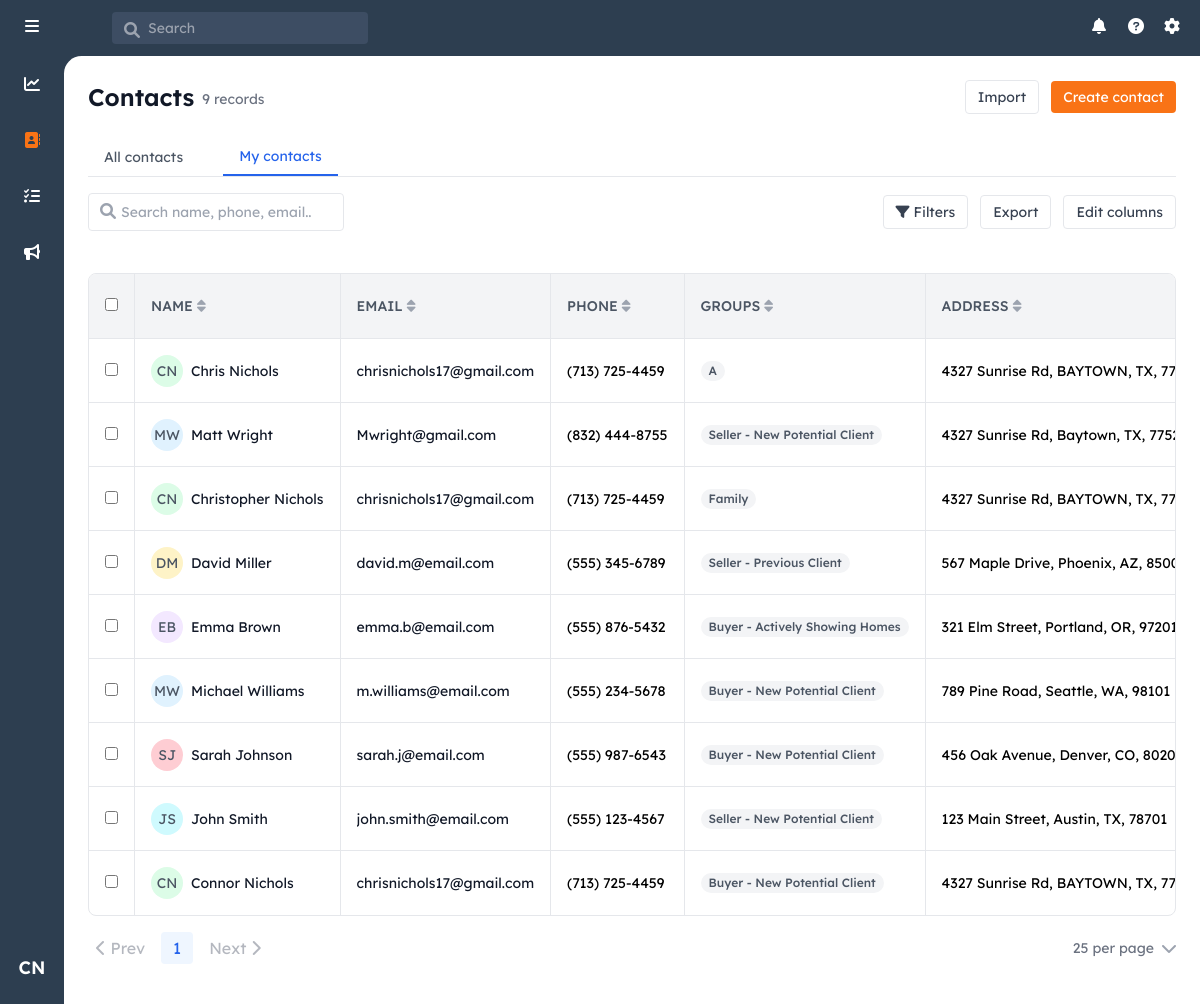
/ (signed in), run on an earlier commit of the app's database.
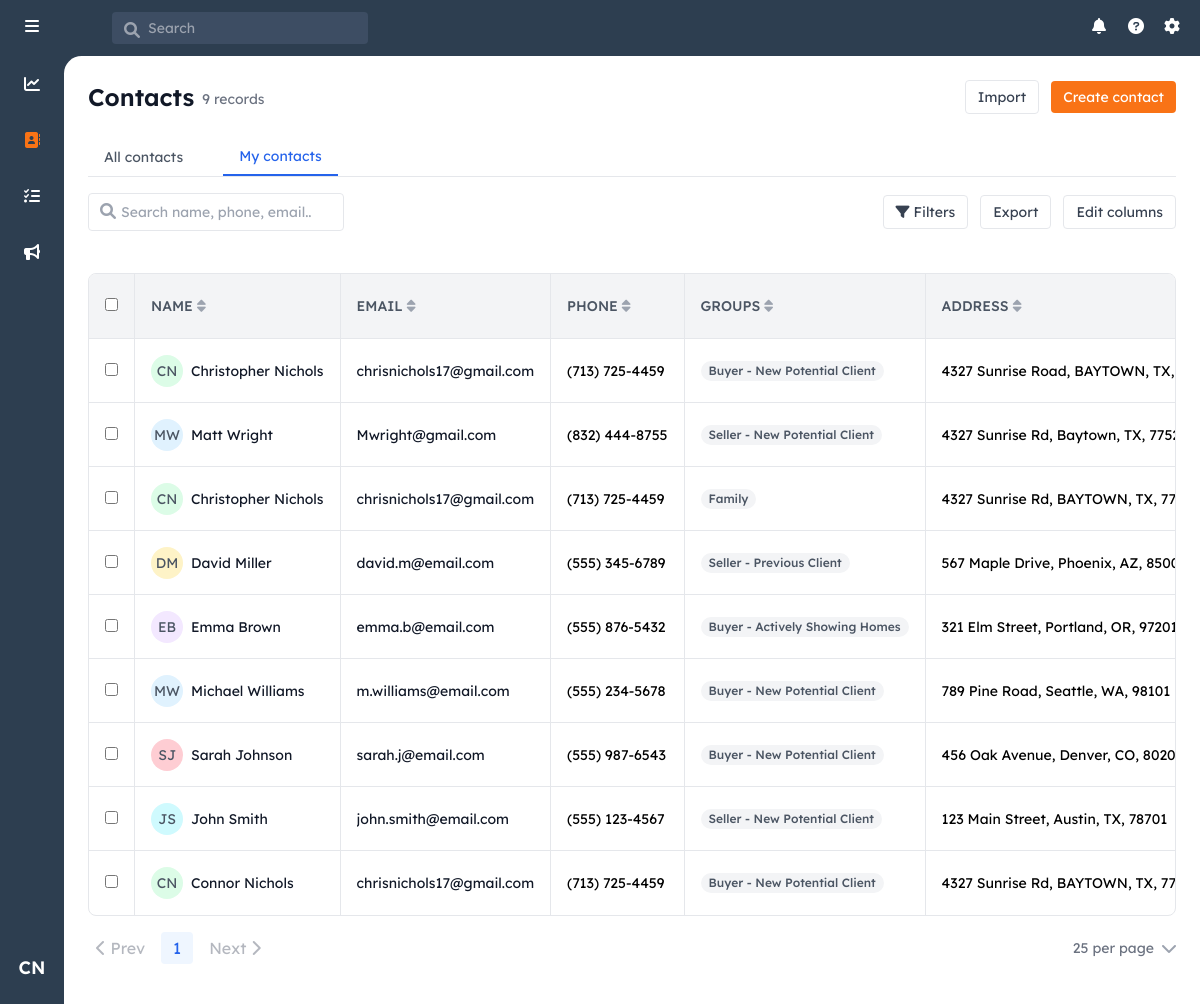
And on a later commit of the database.
### models.py (models this page shows, shortened)
class Contact(db.Model):
    id = db.Column(db.Integer, primary_key=True)
    user_id = db.Column(db.Integer, db.ForeignKey('user.id'), nullable=False)
    first_name = db.Column(db.String(80), nullable=False)
    last_name = db.Column(db.String(80), nullable=False)
    email = db.Column(db.String(120))
    phone = db.Column(db.String(20))
    street_address = db.Column(db.String(200))
    city = db.Column(db.String(100))
    state = db.Column(db.String(50))
    zip_code = db.Column(db.String(20))
    notes = db.Column(db.Text)
    created_at = db.Column(db.DateTime, nullable=False, default=datetime.utcnow)
    updated_at = db.Column(db.DateTime, nullable=False, default=datetime.utcnow,
                          onupdate=datetime.utcnow)
    potential_commission = db.Column(db.Numeric(10, 2), nullable=False, default=5000.00)
    owner = db.relationship('User', backref=db.backref('contacts', lazy=True))
    groups = db.relationship('ContactGroup',
                           secondary=contact_groups,
                           back_populates='contacts',
                           lazy='joined')

class ContactGroup(db.Model):
    id = db.Column(db.Integer, primary_key=True)
    name = db.Column(db.String(100), unique=True, nullable=False)
    category = db.Column(db.String(50), nullable=False)
    sort_order = db.Column(db.Integer, nullable=False)
    created_at = db.Column(db.DateTime, nullable=False, default=datetime.utcnow)
    contacts = db.relationship('Contact',
                             secondary=contact_groups,
                             back_populates='groups',
                             lazy='dynamic')

### routes/main.py (the view, shortened to what this page needs)
@main_bp.route('/')
@login_required
def index():
    show_all = request.args.get('view') == 'all' and current_user.role == 'admin'
    sort_by = request.args.get('sort', 'created_at')
    sort_dir = request.args.get('dir', 'desc')
    search_query = request.args.get('q', '').strip()
    if show_all:
        query = Contact.query
    else:
        query = Contact.query.filter_by(user_id=current_user.id)
    owners = request.args.get('owners')
    if show_all and owners:
        owner_ids = [int(id) for id in owners.split(',')]
        query = query.filter(Contact.user_id.in_(owner_ids))
    groups = request.args.get('groups')
    if groups:
        group_ids = [int(id) for id in groups.split(',')]
        query = query.join(Contact.groups).filter(ContactGroup.id.in_(group_ids))
    zips = request.args.get('zips')
    if zips:
        zip_list = [z.strip() for z in zips.split(',')]
        query = query.filter(Contact.zip_code.in_(zip_list))
    commission_range = request.args.get('commission')
    if sort_by == 'owner':
        query = query.join(User, Contact.user_id == User.id)
        if sort_dir == 'asc':
            query = query.order_by(User.first_name.asc(), User.last_name.asc())
        else:
            query = query.order_by(User.first_name.desc(), User.last_name.desc())
    elif sort_by == 'potential_commission':
        if sort_dir == 'asc':
            query = query.filter(Contact.potential_commission.isnot(None)).order_by(Contact.potential_commission.asc())
        else:
            query = query.filter(Contact.potential_commission.isnot(None)).order_by(Contact.potential_commission.desc())
    else:
        sort_map = {
            'name': [Contact.first_name, Contact.last_name],
            'email': [Contact.email],
            'phone': [Contact.phone],
            'address': [Contact.street_address],
            'notes': [Contact.notes],
            'created_at': [Contact.created_at]
        }
        if sort_by in sort_map:
            sort_attrs = sort_map[sort_by]
            if sort_dir == 'asc':
                query = query.order_by(*[attr.asc() for attr in sort_attrs])
            else:
                query = query.order_by(*[attr.desc() for attr in sort_attrs])
    all_groups = ContactGroup.query.order_by(ContactGroup.name).all()
    all_owners = []
    if show_all:
        all_owners = User.query.order_by(User.first_name, User.last_name).all()
    contacts = query.all()
    return render_template('index.html',
                         contacts=contacts,
                         show_all=show_all,
                         current_sort=sort_by,
                         current_dir=sort_dir,
                         all_groups=all_groups,
                         all_owners=all_owners)

### app.py (called while the page is built)
def create_app():
    app = Flask(__name__)
    app.config.from_object('config.Config')
    db.init_app(app)
    login_manager = LoginManager()
    login_manager.init_app(app)
    login_manager.login_view = 'auth.login'
    mail = Mail()
    mail.init_app(app)
    @login_manager.user_loader
    def load_user(user_id):
        return User.query.get(int(user_id))
    register_blueprints(app)
    return app

### templates/index.html (shortened to what the changed rows need)
{% extends "base.html" %}
{% block content %}
<div class="p-6">
    <div class="flex justify-between items-center mb-6">
        <div class="flex items-center space-x-2">
            <h1 class="text-2xl font-semibold text-gray-900 hidden md:block">Contacts</h1>
        </div>
    </div>
    <link href="https://cdn.jsdelivr.net/npm/tom-select@2.2.2/dist/css/tom-select.css" rel="stylesheet">
    <div class="border rounded-lg overflow-hidden hidden md:block">
        <table class="w-full">
            <thead class="bg-gray-100 text-sm border-b">
                <tr>
                    <th class="w-8 px-4 py-3">
                        <input type="checkbox" class="rounded">
                    </th>
                    <th class="w-64 px-4 py-3 font-medium text-gray-600 border-l text-sm">
                        <div class="flex items-center space-x-1 cursor-pointer" onclick="sortTable('name')">
                            <span>NAME</span>
                            <i class="fas fa-sort{% if current_sort == 'name' %}{% if current_dir == 'asc' %}-up{% else %}-down{% endif %}{% endif %}
                               text-{% if current_sort == 'name' %}gray-800{% else %}gray-400{% endif %} hover:text-gray-600"></i>
                        </div>
                    </th>
                    <th class="w-48 px-4 py-3 font-medium text-gray-600 border-l text-sm">
                        <div class="flex items-center space-x-1 cursor-pointer" onclick="sortTable('email')">
                            <span>EMAIL</span>
                            <i class="fas fa-sort{% if current_sort == 'email' %}{% if current_dir == 'asc' %}-up{% else %}-down{% endif %}{% endif %}
                               text-{% if current_sort == 'email' %}gray-800{% else %}gray-400{% endif %} hover:text-gray-600"></i>
                        </div>
                    </th>
                    <th class="w-40 px-4 py-3 font-medium text-gray-600 border-l text-sm">
                        <div class="flex items-center space-x-1 cursor-pointer" onclick="sortTable('phone')">
                            <span>PHONE</span>
                            <i class="fas fa-sort{% if current_sort == 'phone' %}{% if current_dir == 'asc' %}-up{% else %}-down{% endif %}{% endif %}
                               text-{% if current_sort == 'phone' %}gray-800{% else %}gray-400{% endif %} hover:text-gray-600"></i>
                        </div>
                    </th>
                    <th class="w-64 px-4 py-3 font-medium text-gray-600 border-l text-sm">
                        <div class="flex items-center space-x-1">
                            <span>GROUPS</span>
                            <i class="fas fa-sort text-gray-400 hover:text-gray-600 cursor-pointer"></i>
                        </div>
                    </th>
                    <th class="w-48 px-4 py-3 font-medium text-gray-600 border-l text-sm">
                        <div class="flex items-center space-x-1 cursor-pointer" onclick="sortTable('address')">
                            <span>ADDRESS</span>
                            <i class="fas fa-sort{% if current_sort == 'address' %}{% if current_dir == 'asc' %}-up{% else %}-down{% endif %}{% endif %}
                               text-{% if current_sort == 'address' %}gray-800{% else %}gray-400{% endif %} hover:text-gray-600"></i>
                        </div>
                    </th>
                </tr>
            </thead>
            <tbody class="divide-y text-sm">
                {% for contact in contacts %}
                <tr class="hover:bg-gray-50 h-16 cursor-pointer" onclick="openContactModal('{{ contact.id }}')">
                    <td class="px-4" onclick="event.stopPropagation()">
                        <input type="checkbox" class="rounded">
                    </td>
                    <td class="px-4 border-l">
                        <div class="flex items-center">
                            <div class="w-8 h-8 rounded-full flex items-center justify-center text-sm mr-2 flex-shrink-0 text-gray-600
                                {% set initials = contact.first_name[0]|upper + contact.last_name[0]|upper %}
                                {{ colors[initials[0]] or 'bg-gray-100' }}"
                            >
                                {{ contact.first_name[0] }}{{ contact.last_name[0] }}
                            </div>
                            <span class="text-gray-900 text-sm overflow-hidden overflow-ellipsis whitespace-nowrap max-w-[180px]">
                                {{ contact.first_name }} {{ contact.last_name }}
                            </span>
                        </div>
                    </td>
                    <td class="px-4 border-l">
                        <div class="overflow-hidden overflow-ellipsis whitespace-nowrap text-gray-900">
                            {{ contact.email or '--' }}
                        </div>
                    </td>
                    <td class="px-4 border-l">
                        <div class="overflow-hidden overflow-ellipsis whitespace-nowrap">
                            {{ contact.phone or '--' }}
                        </div>
                    </td>
                    <td class="px-4 border-l relative">
                        <div class="flex flex-wrap gap-1 max-h-12 overflow-hidden relative">
                            {% for group in contact.groups[:2] %}
                                <span class="inline-flex items-center px-2 py-0.5 rounded-full text-xs font-medium bg-gray-100 text-gray-600 whitespace-nowrap">
                                    {{ group.name }}
                                </span>
                            {% else %}
                                --
                            {% endfor %}
                        </div>
                    </td>
                    <td class="px-4 border-l relative group">
                        <div class="overflow-hidden overflow-ellipsis whitespace-nowrap">
                            {% set address_parts = [] %}
                            {% if contact.street_address %}
                                {% set _ = address_parts.append(contact.street_address) %}
                            {% endif %}
                            {% if contact.city %}
                                {% set _ = address_parts.append(contact.city) %}
                            {% endif %}
                            {% if contact.state %}
                                {% set _ = address_parts.append(contact.state) %}
                            {% endif %}
                            {% if contact.zip_code %}
                                {% set _ = address_parts.append(contact.zip_code) %}
                            {% endif %}
                            {{ address_parts|join(', ') or '--' }}
                        </div>
                    </td>
                </tr>
                {% else %}
                <tr>
                    <td colspan="{{ '9' if current_user.role == 'admin' and show_all else '8' }}" class="px-4 py-8 text-center text-gray-500 text-sm">
                        No contacts found. Click "Create contact" to add one.
                    </td>
                </tr>
                {% endfor %}
            </tbody>
        </table>
    </div>
</div>
{% endblock %}

What changed in the data, as far as the page shows it:
changed Contact (number 1 of 9 on the later page): loses ContactGroup (name "A"); first_name "Chris" → "Christopher"; gains ContactGroup (name "Buyer - New Potential Client"); address_parts "4327 Sunrise Rd, BAYTOWN, TX,…" → "4327 Sunrise Road, BAYTOWN, TX,…"
